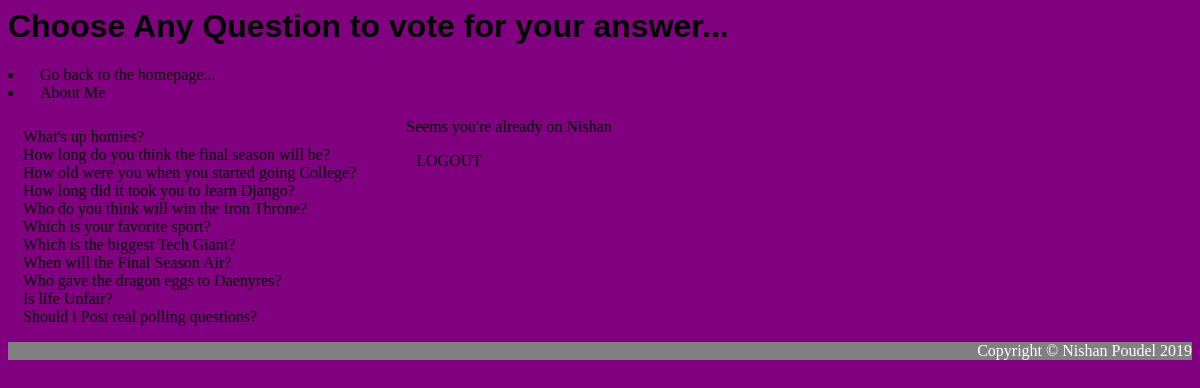
The page /polls/ (signed in) on the database its author committed.
### polls/models.py (models this page shows, shortened)
class Question(models.Model):
    question_text = models.CharField(max_length=200)
    pub_date = models.DateTimeField('date published')
    def was_published_recently(self):
        now = timezone.now()
        return now - datetime.timedelta(days=1) <= self.pub_date <= now
    was_published_recently.admin_order_field = 'pub_date'
    was_published_recently.boolean = True
    was_published_recently.short_description = 'Published recently?'

### polls/views.py (the view)
# urls.py: path('', views.IndexView.as_view(), name='index'),
class IndexView(LoginRequiredMixin, generic.ListView ):
    template_name = "polls/index.html"
    context_object_name = 'question_list'
    login_url = '/accounts/login/'
    redirect_field_name = 'redirect_to'
    def get_queryset(self):
        return Question.objects.filter(pub_date__lte= timezone.now())

### polls/templates/polls/index.html (shortened to what this page needs)
{% load staticfiles %}
<head>
</head>
<link rel="stylesheet" type="text/css" href="{% static 'polls/style.css' %}">
<h1>Choose Any Question to vote for your answer...</h1>
<div class="navbar">
    <li><a href="{% url 'polls:index' %}">Go back to the homepage...</a></li>
    <li><a href="{% url 'polls:about_me' %}">About Me</a></li>
</div>
{% if question_list %}
    <ul>
        {% for question in question_list %}
            <li><a href="{% url 'polls:detail' question.id %}">{{ question.question_text }}</a></li>
        {% endfor %}
    </ul>
{% else %}
    <p>No polls are available..</p>
{% endif %}
{% if user.is_authenticated %}
    <p>Seems you're already on {{ user.username }} </p>
    <a href="{% url 'logout' %}">LOGOUT</a>
{% else %}
    <p>Seems you're OFF! </p>
    <a href="{% url 'login' %}">LOGIN</a>
{% endif %}
<div id="footer">
    <p>Copyright &copy; Nishan Poudel 2019</p>
</div>

### polls/static/polls/style.css (style rules this page uses)
li { margin-right: 40px; }
li a { color : black; font-size = 18px; text-decoration: none; font-family: Comic Sans MS; }
ul { list-style: none; float: left; padding-left: 5px; padding-top: 10px; }
h1 { font-family: Caviar Dreams, Helvetica, Georgia; }
a { font-family: Comic Sans MS; color: black; text-decoration: none; padding : 10px; }
#footer { font-family: Fontin; background-color: grey; color: white; clear: both; text-align: right; }

### rows shown on the page
Question: question_text "What's up homies?"
Question: question_text "How long do you think the final season will be?"
Question: question_text "How old were you when you started going College?"
Question: question_text "How long did it took you to learn Django?"
Question: question_text "Who do you think will win the Iron Throne?"
Question: question_text "Which is your favorite sport?"
Question: question_text "Which is the biggest Tech Giant?"
Question: question_text "When will the Final Season Air?"
Question: question_text "Who gave the dragon eggs to Daenyres?"
Question: question_text "Is life Unfair?"
Question: question_text "Should i Post real polling questions?"

### other values the page prints
{{ user.username }} "Nishan"
